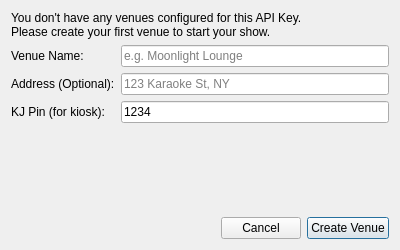
<?xml version="1.0" encoding="UTF-8"?>
<ui version="4.0">
 <class>DlgAddVenue</class>
 <widget class="QDialog" name="DlgAddVenue">
  <property name="geometry">
   <rect>
    <x>0</x>
    <y>0</y>
    <width>400</width>
    <height>250</height>
   </rect>
  </property>
  <property name="windowTitle">
   <string>Create New Venue</string>
  </property>
  <layout class="QVBoxLayout" name="verticalLayout">
   <item>
    <widget class="QLabel" name="label">
     <property name="text">
      <string>You don't have any venues configured for this API Key. 
Please create your first venue to start your show.</string>
     </property>
     <property name="wordWrap">
      <bool>true</bool>
     </property>
    </widget>
   </item>
   <item>
    <layout class="QFormLayout" name="formLayout">
     <item row="0" column="0">
      <widget class="QLabel" name="label_2">
       <property name="text">
        <string>Venue Name:</string>
       </property>
      </widget>
     </item>
     <item row="0" column="1">
      <widget class="QLineEdit" name="lineEditName">
       <property name="placeholderText">
        <string>e.g. Moonlight Lounge</string>
       </property>
      </widget>
     </item>
     <item row="1" column="0">
      <widget class="QLabel" name="label_3">
       <property name="text">
        <string>Address (Optional):</string>
       </property>
      </widget>
     </item>
     <item row="1" column="1">
      <widget class="QLineEdit" name="lineEditAddress">
       <property name="placeholderText">
        <string>123 Karaoke St, NY</string>
       </property>
      </widget>
     </item>
     <item row="2" column="0">
      <widget class="QLabel" name="label_4">
       <property name="text">
        <string>KJ Pin (for kiosk):</string>
       </property>
      </widget>
     </item>
     <item row="2" column="1">
      <widget class="QLineEdit" name="lineEditPin">
       <property name="text">
        <string>1234</string>
       </property>
      </widget>
     </item>
    </layout>
   </item>
   <item>
    <spacer name="verticalSpacer">
     <property name="orientation">
      <enum>Qt::Vertical</enum>
     </property>
     <property name="sizeHint" stdset="0">
      <size>
       <width>20</width>
       <height>40</height>
      </size>
     </property>
    </spacer>
   </item>
   <item>
    <layout class="QHBoxLayout" name="horizontalLayout">
     <item>
      <spacer name="horizontalSpacer">
       <property name="orientation">
        <enum>Qt::Horizontal</enum>
       </property>
       <property name="sizeHint" stdset="0">
        <size>
         <width>40</width>
         <height>20</height>
        </size>
       </property>
      </spacer>
     </item>
     <item>
      <widget class="QPushButton" name="btnCancel">
       <property name="text">
        <string>Cancel</string>
       </property>
      </widget>
     </item>
     <item>
      <widget class="QPushButton" name="btnCreate">
       <property name="text">
        <string>Create Venue</string>
       </property>
       <property name="default">
        <bool>true</bool>
       </property>
      </widget>
     </item>
    </layout>
   </item>
  </layout>
 </widget>
 <resources/>
 <connections/>
</ui>
